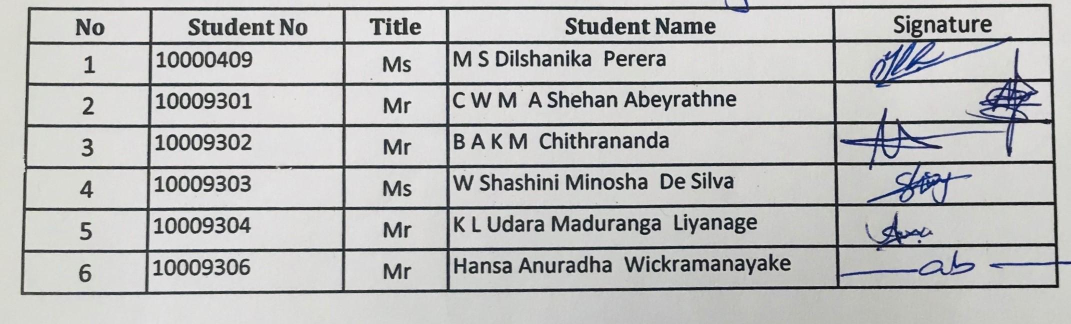
#> input picture src/uploads/0_original.jpg, 2141 x 648 px (shown at 1/2 size)
$ python -i TableLinesDetector.py   (imports and definitions only)
#> lines starting #> are read from the running program, lines starting #| are printed output that depends on the picture; after the words box and inside, x2 and y2 are one past the last pixel; in counts of white or black regions, pixels touching at a corner belong together
#> further down, picture is the input picture: PIL image 2141x648 RGB; mean R, G, B 186.6, 187.1, 186.7
### src/gaussian_filter.py
import numpy as np


def gaussian_kernel(size, sigma=1):
    kernel = np.zeros((size, size))
    center = size // 2
    x, y = np.mgrid[-center : center + 1, -center : center + 1]
    kernel = np.exp(-((x**2 + y**2) / (2.0 * sigma**2)))
    return kernel / np.sum(kernel)


def gaussian_filter(image, kernel):
    kernel_size = kernel.shape[0]

    size = kernel_size // 2
    image_pad = np.pad(
        image,
        size,
        mode="constant",
        constant_values=0,
    ).astype(np.float32)
    image_h, image_w = image_pad.shape[:2]
#> image_h = 652; image_w = 2145

    for i in range(size, image_h - size):
        for j in range(size, image_w - size):
            roi = image_pad[i - size : i + size + 1, j - size : j + size + 1]
            image_pad[i, j] = np.sum(roi * kernel)

    return image_pad[size:-size, size:-size]

### src/gaussian_thresholding.py
import numpy as np
import gaussian_filter as gf


def apply_adaptive_threshold_gaussian(image, block_size, sigma, c):
#> called with block_size = 27, sigma = 10, c = 5
    output_image = np.zeros_like(image)
    height, width = image.shape[:2]
#> height = 648; width = 2141
    size = block_size // 2

    gaussian_filtered = gf.gaussian_filter(image, gf.gaussian_kernel(block_size, sigma))
#> in gaussian_filter (call 2), `image_pad = np.pad( image, size, mode="constant", constant_values=0, )..`:
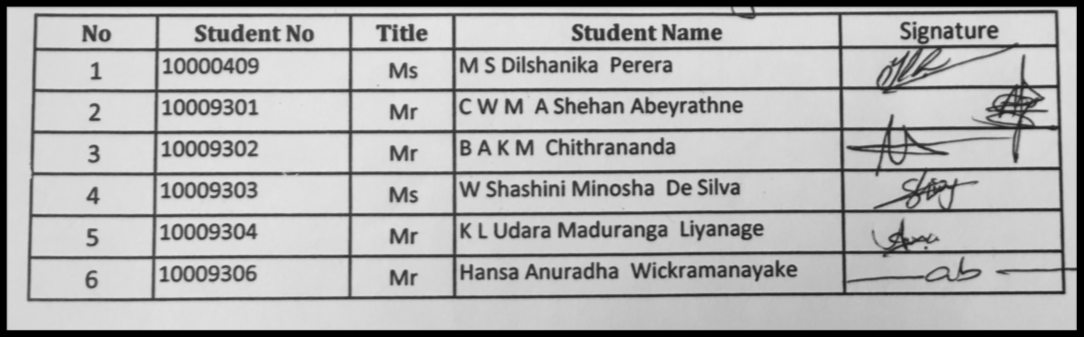
#> image_pad: shape (674, 2167) float32 (shown at 1/2 size); min 0, max 230.6, mean 176.9
#> after the loop in gaussian_filter (call 2), `for i in range(size, image_h - size):`:
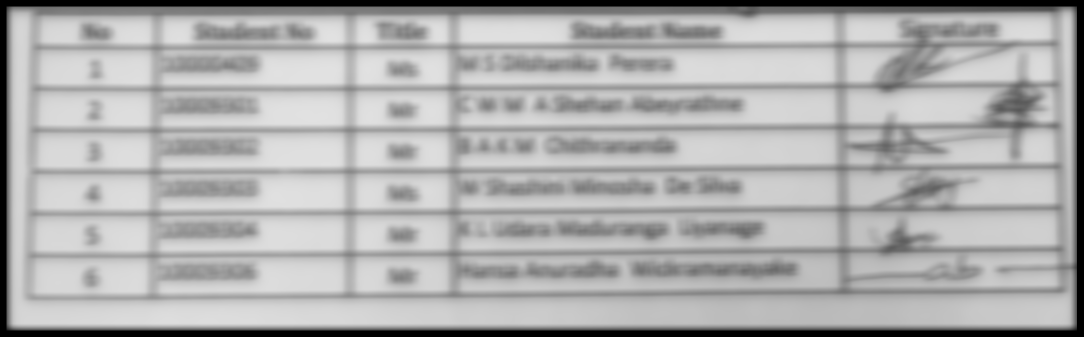
#> image_pad: shape (674, 2167) float32 (shown at 1/2 size); min 0, max 226, mean 173.5
#> in gaussian_filter (call 2), `return image_pad[size:-size, size:-size]`:
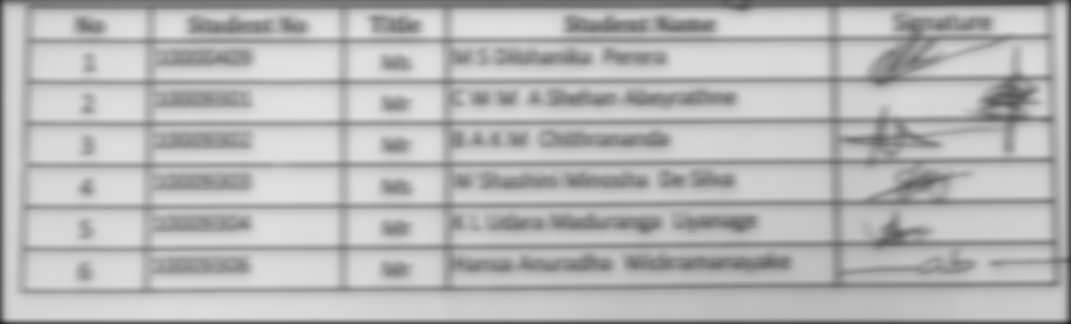
#> returned value: shape (648, 2141) float32 (shown at 1/2 size); min 22.97, max 226, mean 182.7

    local_threshold = gaussian_filtered - c

    # Apply the threshold to the input image
    binary = np.zeros_like(image, dtype=np.uint8)
    binary[image > local_threshold] = 255

    return binary

### src/TableLinesDetector.py
import cv2
from PIL import Image, ImageOps
from skimage.morphology import rectangle, binary_erosion, binary_dilation
import numpy as np
import gaussian_filter as gf
import gaussian_thresholding as gt


class TableLinesDetector:
    def __init__(self, image):
        self.image = image

    # Read image - PIL Image
    def read_image(self):
        pass

    # Store processed image - PIL Image
    def store_process_image(self, output_path, image):
        image.save(output_path)

    # Convert image to grayscale - PIL Image
    def convert_image_to_grayscale(self):
        self.grayscale_image = ImageOps.grayscale(self.image)

    def denoise_image(self):
        kernal = gf.gaussian_kernel(5, 2)
        self.denoised_image = gf.gaussian_filter(self.grayscale_image, kernal)

    # Threshold image - PIL Image
    def threshold_image(self):
        self.thresholded_image = Image.fromarray(gt.apply_adaptive_threshold_gaussian(self.denoised_image, 27, 10, 5))
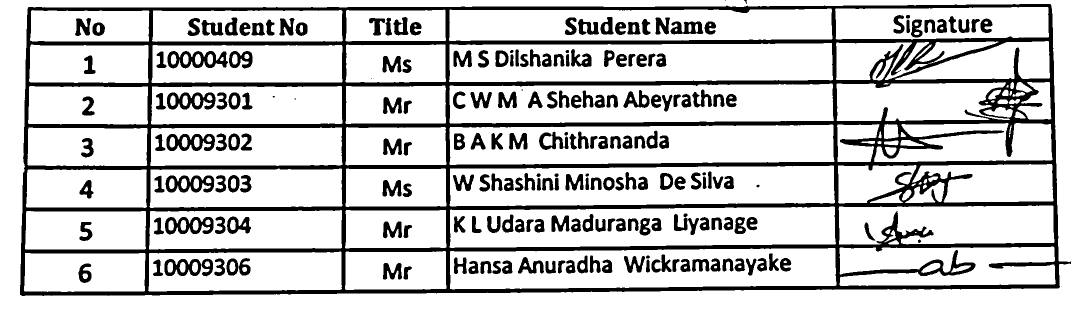
#> self.thresholded_image: PIL image 2141x648 L (shown at 1/2 size); 80.3% white; 220 black regions (5 under 20 px), largest, box (x1, y1, x2, y2) and area: (40, 8, 2141, 592) 177091, (335, 102, 456, 137) 2274, (330, 434, 427, 469) 1896
        # threshold_value = 150  # Adjust the threshold value as needed
        # self.thresholded_image = self.grayscale_image.point(
        #     lambda p: 255 if p > threshold_value else 0)

    # Invert image - PIL Image
    def invert_image(self):
        self.inverted_image = ImageOps.invert(self.thresholded_image)

    # Extracting vertical lines - skimage
    # erosion vertical lines
    def v_erosion_image(self, iterations):
#> called with iterations = 12
        image_array = np.array(self.inverted_image)
        vertical_kernel = rectangle(10, 1)
        eroded_image_array = image_array.copy()  # Make a copy to preserve original
        for _ in range(iterations):
            eroded_image_array = binary_erosion(
                eroded_image_array, vertical_kernel)
#> eroded_image_array: shape (648, 2141) bool; 1.1% white; 6 white regions, box (x1, y1, x2, y2) and area: (892, 74, 899, 538) 2837, (684, 75, 691, 539) 2690, (2099, 68, 2116, 529) 2434, (292, 75, 304, 542) 2420, (1665, 72, 1678, 531) 2399, (43, 74, 60, 544) 2245
        eroded_image_array = binary_erosion(
            eroded_image_array, rectangle(6, 6))
#> eroded_image_array: shape (648, 2141) bool; 0.1% white in thin lines or dots, all inside (x1, y1, x2, y2) = (46, 77, 2114, 537)
        self.v_eroded_image = Image.fromarray(eroded_image_array)

    # dilation vertical lines - skimage
    def v_dilation_image(self, iterations):
#> called with iterations = 10
        image_array = np.array(self.v_eroded_image)
        vertical_kernel = rectangle(25, 1)
        dilated_image_array = image_array.copy()  # Make a copy to preserve original
        for _ in range(iterations):
            dilated_image_array = binary_dilation(
                dilated_image_array, vertical_kernel)
#> dilated_image_array: shape (648, 2141) bool; 0.61% white; 12 white regions, largest, box (x1, y1, x2, y2) and area: (2102, 0, 2107, 375) 1224, (52, 39, 56, 402) 1008, (46, 289, 50, 642) 988
        self.v_dilated_image = Image.fromarray(dilated_image_array)

    # extracting horizontal lines
    # erosion horizontal lines - skimage
    def h_erosion_image(self, iterations):
#> called with iterations = 12
        image_array = np.array(self.inverted_image)
        horizontal_kernel = rectangle(1, 10)
        eroded_image_array = image_array.copy()  # Make a copy to preserve original
        for _ in range(iterations):
            eroded_image_array = binary_erosion(
                eroded_image_array, horizontal_kernel)
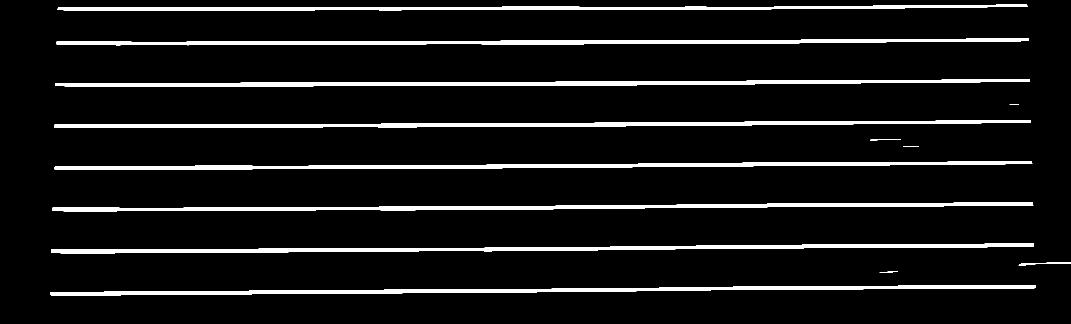
#> eroded_image_array: shape (648, 2141) bool (shown at 1/2 size); 7.6% white; 13 white regions, largest, box (x1, y1, x2, y2) and area: (108, 240, 2062, 256) 13616, (100, 570, 2072, 591) 13486, (111, 158, 2060, 173) 13421
        eroded_image_array = binary_erosion(
                eroded_image_array, rectangle(6, 6))
#> eroded_image_array: shape (648, 2141) bool; 1.9% white in thin lines or dots, all inside (x1, y1, x2, y2) = (103, 14, 2069, 589)
        self.h_eroded_image = Image.fromarray(eroded_image_array)

    # dilation horizontal lines - skimage
    def h_dilation_image(self, iterations):
#> called with iterations = 10
        image_array = np.array(self.h_eroded_image)
        horizontal_kernel = rectangle(1, 17)
        dilated_image_array = image_array.copy()  # Make a copy to preserve original
        for _ in range(iterations):
            dilated_image_array = binary_dilation(
                dilated_image_array, horizontal_kernel)
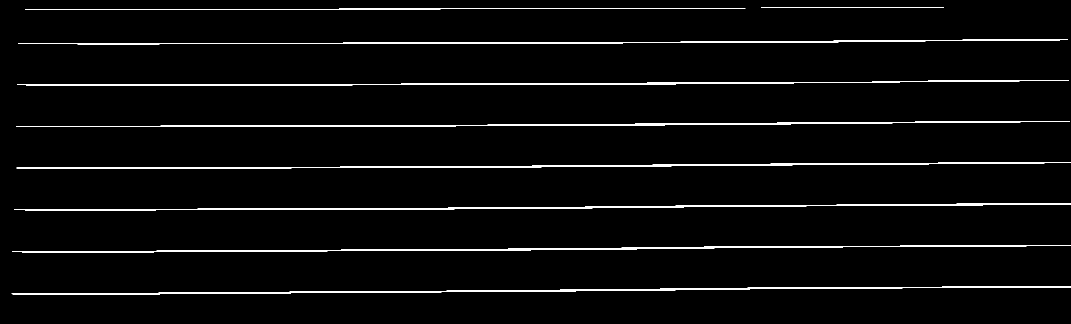
#> dilated_image_array: shape (648, 2141) bool (shown at 1/2 size); 3.1% white; 9 white regions, largest, box (x1, y1, x2, y2) and area: (28, 407, 2141, 421) 6096, (23, 573, 2141, 589) 6095, (25, 490, 2141, 505) 6082
        self.h_dilated_image = Image.fromarray(dilated_image_array)

    # Blending vertical and horizontal lines
    def blend_images(self, weight1, weight2, gamma=0.0):
#> called with weight1 = 1, weight2 = 1, gamma = 0
        v_dilated_image_array = np.array(self.v_dilated_image)
        h_dilated_image_array = np.array(self.h_dilated_image)
        # numpy array used for blending (calculate on image data)
        blended_array = (weight1 * v_dilated_image_array +
                         weight2 * h_dilated_image_array + gamma).astype(np.uint8)

        # Normalize the blended array to [0, 255]
        blended_array = ((blended_array - blended_array.min()) /
                         (blended_array.max() - blended_array.min()) * 255).astype(np.uint8)
        # PIL image used for visualization(convert np to PIL)
        self.blended_image = Image.fromarray(blended_array)

    def threshold_blended_image(self):
        threshold_value = 120  # Adjust the threshold value as needed
        self.thresholded_blended_image = self.blended_image.point(
            lambda p: 255 if p > threshold_value else 0)
#> self.thresholded_blended_image: PIL image 2141x648 L; 3.7% white; 1 white region, box (x1, y1, x2, y2) and area: (23, 0, 2141, 648) 50925

    def dilate_combined_image_to_make_lines_thicker(self):
        kernel = cv2.getStructuringElement(cv2.MORPH_RECT, (3, 3))
        img_array = np.array(self.thresholded_blended_image)
        self.combined_image_dilated = cv2.dilate(
            img_array, kernel, iterations=6)
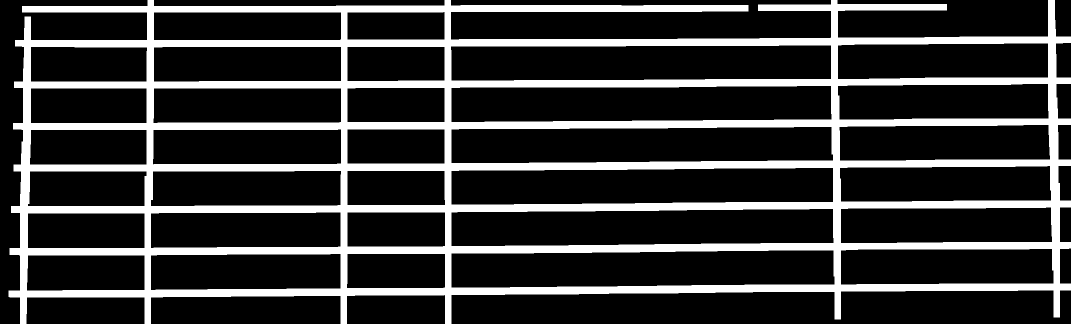
#> self.combined_image_dilated: shape (648, 2141) (shown at 1/2 size); 20.9% white; 1 white region, box (x1, y1, x2, y2) and area: (17, 0, 2141, 648) 289965
        self.combined_image_dilated = Image.fromarray(
            self.combined_image_dilated)

    # [20 lines of commented-out code are left out]

    def execute(self):
        self.read_image()
        self.store_process_image(
            "./uploads/TableLinesDetector/16_original_img_with_padding.jpg", self.image)
        self.convert_image_to_grayscale()
        self.store_process_image(
            "./uploads/TableLinesDetector/17_grayscaled.jpg", self.grayscale_image)
        self.denoise_image()
        self.threshold_image()
        self.store_process_image(
            "./uploads/TableLinesDetector/18_thresholded.jpg", self.thresholded_image)
        self.invert_image()
        self.store_process_image(
            "./uploads/TableLinesDetector/19_inverteded.jpg", self.inverted_image)
        self.v_erosion_image(iterations=12)
        self.store_process_image(
            "./uploads/TableLinesDetector/20_vertical_eroded.jpg", self.v_eroded_image)
        self.v_dilation_image(iterations=10)
        self.store_process_image(
            "./uploads/TableLinesDetector/21_vertical_dilated.jpg", self.v_dilated_image)
        self.h_erosion_image(iterations=12)
        self.store_process_image(
            "./uploads/TableLinesDetector/22_horizontal_eroded.jpg", self.h_eroded_image)
        self.h_dilation_image(iterations=10)
        self.store_process_image(
            "./uploads/TableLinesDetector/23_horizontal_dilated.jpg", self.h_dilated_image)
        self.blend_images(1, 1)
        self.store_process_image(
            "./uploads/TableLinesDetector/24_blended.jpg", self.blended_image)
        self.threshold_blended_image()
        self.store_process_image(
            "./uploads/TableLinesDetector/25_thresholded_blended_image.jpg", self.thresholded_blended_image)
        self.dilate_combined_image_to_make_lines_thicker()
        self.store_process_image(
            "./uploads/TableLinesDetector/26_dilated_combined_image.jpg", self.combined_image_dilated)
        # self.subtract_combined_and_dilated_image_from_original_image()
        # self.store_process_image(
        #     "./uploads/TableLineRemover/11_image_without_lines.jpg", self.image_without_lines)
        # self.remove_noise_with_erode_and_dilate()
        # self.store_process_image(
        #     "./uploads/TableLineRemover/12_image_without_lines_noise_removed.jpg", self.image_without_lines_noise_removed)
        # return self.image_without_lines_noise_removed
        return self.thresholded_blended_image

>>> from PIL import Image
>>> picture = Image.open('uploads/0_original.jpg')
>>> result = TableLinesDetector(picture).execute()

$ run again, on src/uploads/14_perspective_corrected.jpg
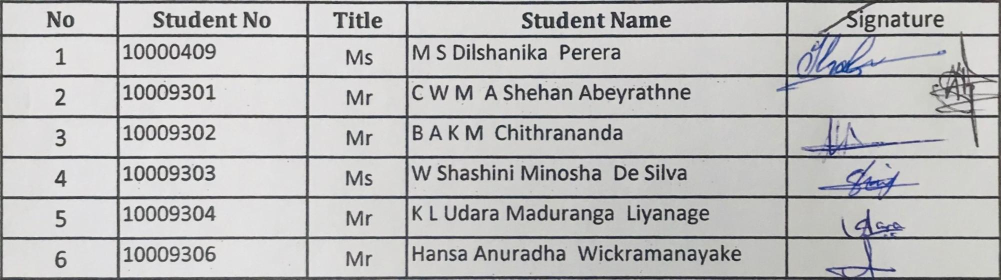
#> input picture src/uploads/14_perspective_corrected.jpg, 2001 x 559 px (shown at 1/2 size)
#> picture is the input picture: PIL image 2001x559 RGB; mean R, G, B 187.6, 187.5, 187.5
#> in threshold_image, `self.thresholded_image = Image.fromarray(gt.apply_adaptive_threshold_g..`:
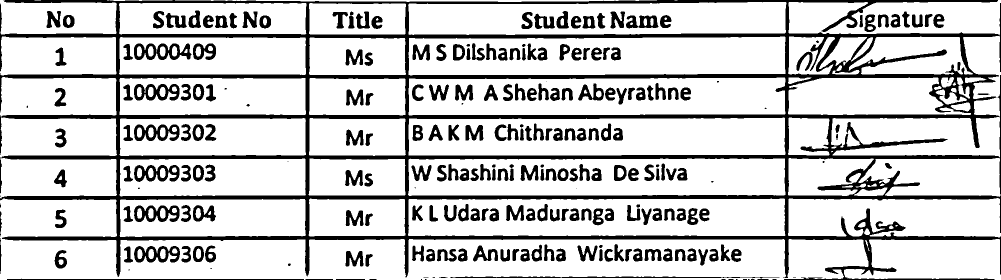
#> self.thresholded_image: PIL image 2001x559 L (shown at 1/2 size); 79.9% white; 259 black regions (31 under 20 px), largest, box (x1, y1, x2, y2) and area: (0, 0, 2001, 559) 135214, (268, 87, 383, 120) 2028, (268, 168, 359, 201) 1684
#> self.v_eroded_image: PIL image 2001x559 1; 0.03% white in thin lines or dots, all inside (x1, y1, x2, y2) = (236, 77, 815, 338)
#> self.v_dilated_image: PIL image 2001x559 1; 0.1% white in thin lines or dots, all inside (x1, y1, x2, y2) = (236, 0, 815, 458)
#> self.h_eroded_image: PIL image 2001x559 1; 1.6% white in thin lines or dots, all inside (x1, y1, x2, y2) = (75, 0, 1945, 478)
#> self.h_dilated_image: PIL image 2001x559 1; 2.5% white in thin lines or dots, all inside (x1, y1, x2, y2) = (0, 0, 2001, 478)
#> in dilate_combined_image_to_make_lines_thicker, `self.combined_image_dilated = cv2.dilate( img_array, kernel, iteration..`:
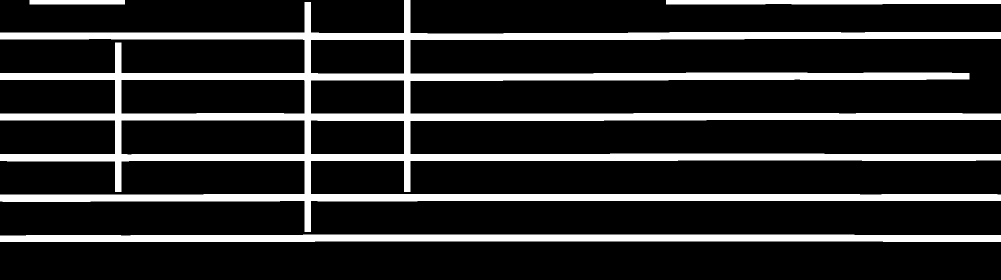
#> self.combined_image_dilated: shape (559, 2001) (shown at 1/2 size); 16.9% white; 4 white regions, box (x1, y1, x2, y2) and area: (0, 0, 2001, 464) 154026, (0, 469, 2001, 484) 27910, (1332, 0, 2001, 9) 5733, (59, 0, 250, 9) 1719
